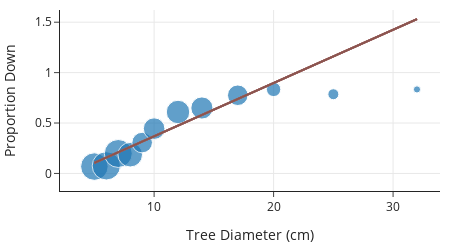

Notebook code cell kept with this figure:
### Markdown cell above
Then we add this fitted line to our scatter plot of proportions:

### Code cell
X_plt = pd.DataFrame(
    {"diameter": np.linspace(X["diameter"].min(), X["diameter"].max(), 10)}
)

fig.add_trace(
    go.Scatter(x=X_plt['diameter'], y=lin_reg.predict(X_plt), mode="lines")
)

fig.update_layout(showlegend=False)
fig.show()
